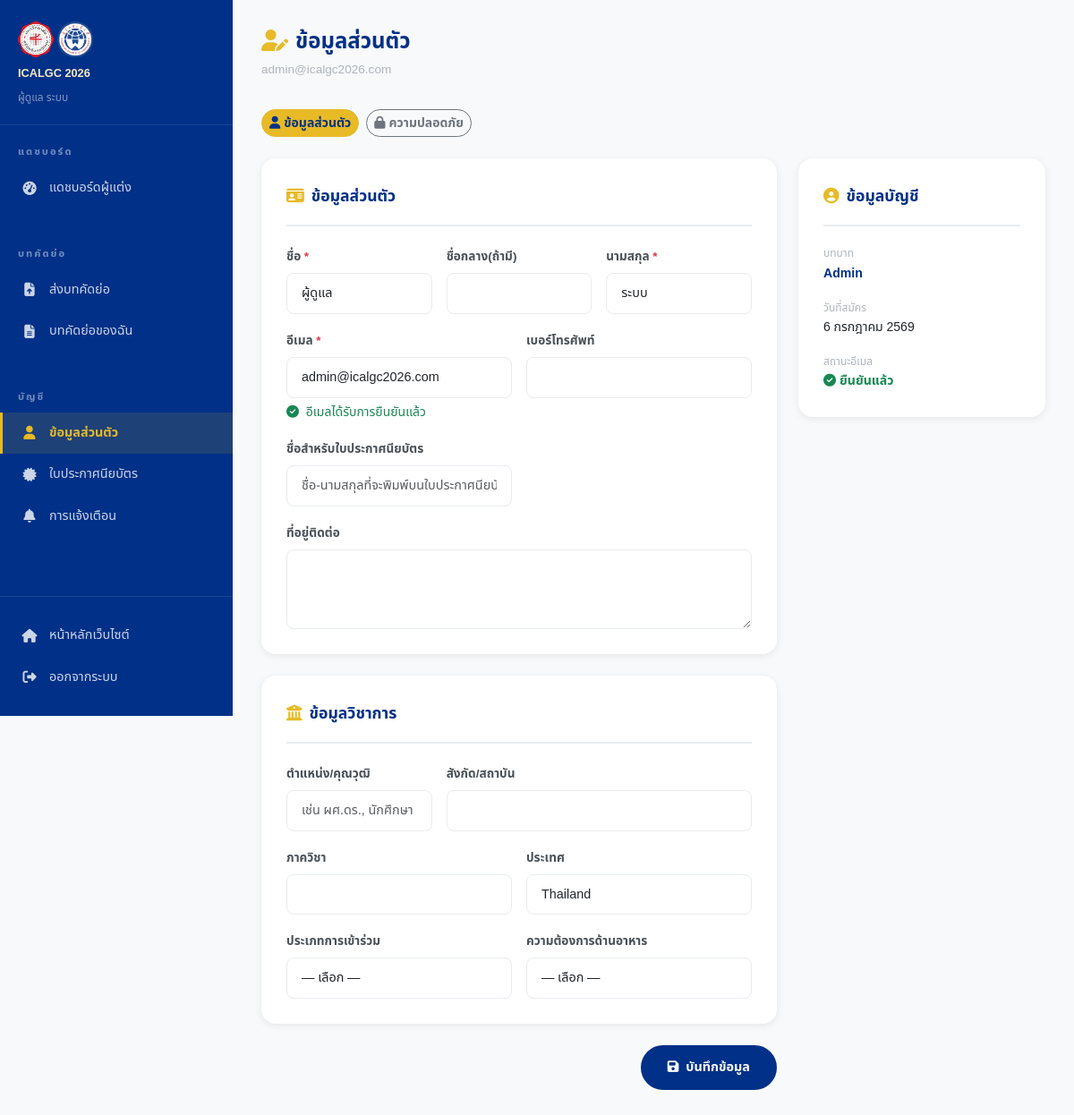
The page /author/profile.php (signed in) on the database its author committed.
### tables this page shows
CREATE TABLE IF NOT EXISTS users (
    id              INT UNSIGNED AUTO_INCREMENT PRIMARY KEY,
    role            VARCHAR(20) NOT NULL DEFAULT 'author' CHECK (role IN ('author','reviewer','admin')),
    title           VARCHAR(20),
    first_name      VARCHAR(100) NOT NULL,
    middle_name     VARCHAR(100),
    last_name       VARCHAR(100) NOT NULL,
    cert_name       VARCHAR(255),
    email           VARCHAR(255) UNIQUE NOT NULL,
    phone           VARCHAR(30),
    affiliation     VARCHAR(255),
    department      VARCHAR(100),
    position        VARCHAR(100),
    country         VARCHAR(100) DEFAULT 'Thailand',
    expertise       TEXT,
    participation_type VARCHAR(20) DEFAULT NULL CHECK (participation_type IN ('presenter','coauthor','participant','student')),
    dietary         VARCHAR(30) DEFAULT NULL,
    dietary_allergy TEXT DEFAULT NULL,
    mailing_address TEXT DEFAULT NULL,
    password_hash   VARCHAR(255) NOT NULL,
    email_verified  BOOLEAN NOT NULL DEFAULT FALSE,
    account_status  VARCHAR(20) NOT NULL DEFAULT 'active' CHECK (account_status IN ('active','suspended','pending')),
    preferred_lang  VARCHAR(5) NOT NULL DEFAULT 'th' CHECK (preferred_lang IN ('th','en')),
    created_at      TIMESTAMP NOT NULL DEFAULT CURRENT_TIMESTAMP,
    updated_at      TIMESTAMP NOT NULL DEFAULT CURRENT_TIMESTAMP ON UPDATE CURRENT_TIMESTAMP,
    INDEX idx_users_email (email),
    INDEX idx_users_role  (role)
);

### app/helpers/functions.php (called while the page is built, shortened)
<?php
function lang(): string
{
    return $_SESSION['lang'] ?? DEFAULT_LANG;
}
function e(string $s): string
{
    return htmlspecialchars($s, ENT_QUOTES | ENT_HTML5, 'UTF-8');
}
function humanDate(string $dateStr, string $lang = ''): string
{
    $ts = strtotime($dateStr);
    if ($lang === 'th') {
        $monthsTh = ['','มกราคม','กุมภาพันธ์','มีนาคม','เมษายน','พฤษภาคม','มิถุนายน',
                       'กรกฎาคม','สิงหาคม','กันยายน','ตุลาคม','พฤศจิกายน','ธันวาคม'];
        $year     = (int)date('Y', $ts) + 543;
        return date('j', $ts) . ' ' . $monthsTh[(int)date('n', $ts)] . ' ' . $year;
    }
    return date('j F Y', $ts);
}
function get(string $key, mixed $default = ''): mixed
{
    return $_GET[$key] ?? $default;
}

### public/author/profile.php (the view, shortened to what this page needs)
<?php
$user   = Auth::user();
$_lang  = lang();
$appUrl = APP_URL;
$uid    = $user['id'];
$tabView  = get('tab', 'profile');
try {
    $db = Database::getInstance();
    $stmt = $db->prepare("SELECT * FROM users WHERE id = :uid");
    $stmt->execute([':uid' => $uid]);
    $dbUser = $stmt->fetch();
} catch (\Throwable $e) {
    error_log($e->getMessage());
    $dbUser = $user;
}
$pageTitle  = $_lang==='th' ? 'ข้อมูลส่วนตัว' : 'My Profile';
?>
<!DOCTYPE html>
<html lang="<?= $_lang ?>">
<head>
  <link href="https://cdn.jsdelivr.net/npm/bootstrap@5.3.3/dist/css/bootstrap.min.css" rel="stylesheet">
  <link href="https://cdnjs.cloudflare.com/ajax/libs/font-awesome/6.5.0/css/all.min.css" rel="stylesheet">
  <link rel="stylesheet" href="<?= $appUrl ?>/assets/css/style.css">
</head>
<body>
<div class="dashboard-wrap">
  <?php require_once __DIR__ . '/../../app/helpers/sidebar_author.php'; ?>
  <main class="dashboard-content">
    <div class="dash-header">
      <h1 class="dash-title">
        <i class="fas fa-user-edit me-2" style="color:var(--gold);"></i><?= e($pageTitle) ?>
      </h1>
      <p class="dash-breadcrumb"><?= e($dbUser['email']) ?></p>
    </div>
    <div class="d-flex gap-2 mb-4">
      <a href="?tab=profile" class="btn btn-sm rounded-pill fw-bold <?= $tabView==='profile'?'btn-warning':'btn-outline-secondary' ?>"
         style="<?= $tabView==='profile'?'background:var(--gold);color:var(--blue-dark);border-color:var(--gold);':'' ?>">
        <i class="fas fa-user me-1"></i><?= $_lang==='th' ? 'ข้อมูลส่วนตัว' : 'Profile' ?>
      </a>
      <a href="?tab=security" class="btn btn-sm rounded-pill fw-bold <?= $tabView==='security'?'btn-warning':'btn-outline-secondary' ?>"
         style="<?= $tabView==='security'?'background:var(--gold);color:var(--blue-dark);border-color:var(--gold);':'' ?>">
        <i class="fas fa-lock me-1"></i><?= $_lang==='th' ? 'ความปลอดภัย' : 'Security' ?>
      </a>
    </div>
    <?php if ($tabView === 'profile'): ?>
    <form method="POST">
      <div class="row g-4">
        <div class="col-lg-8">
          <div class="content-card mb-4">
            <div class="content-card-title">
              <i class="fas fa-id-card me-2" style="color:var(--gold);"></i><?= $_lang==='th' ? 'ข้อมูลส่วนตัว' : 'Personal Information' ?>
            </div>
            <div class="row g-3">
              <div class="col-md-4">
                <label class="form-label fw-bold" style="font-size:.85rem;"><?= $_lang==='th' ? 'ชื่อ' : 'First Name' ?> <span class="text-danger">*</span></label>
                <input type="text" name="first_name" class="form-control" value="<?= e($dbUser['first_name'] ?? '') ?>" required>
              </div>
              <div class="col-md-4">
                <label class="form-label fw-bold" style="font-size:.85rem;"><?= $_lang==='th' ? 'ชื่อกลาง(ถ้ามี)' : 'Middle Name (optional)' ?></label>
                <input type="text" name="middle_name" class="form-control" value="<?= e($dbUser['middle_name'] ?? '') ?>">
              </div>
              <div class="col-md-4">
                <label class="form-label fw-bold" style="font-size:.85rem;"><?= $_lang==='th' ? 'นามสกุล' : 'Last Name' ?> <span class="text-danger">*</span></label>
                <input type="text" name="last_name" class="form-control" value="<?= e($dbUser['last_name'] ?? '') ?>" required>
              </div>
              <div class="col-md-6">
                <label class="form-label fw-bold" style="font-size:.85rem;"><?= $_lang==='th' ? 'อีเมล' : 'Email' ?> <span class="text-danger">*</span></label>
                <input type="email" name="email" class="form-control" value="<?= e($dbUser['email'] ?? '') ?>" required>
                <?php if (!$dbUser['email_verified']): ?>
                  <div class="form-text text-warning">
                    <i class="fas fa-exclamation-triangle me-1"></i>
                    <?= $_lang==='th' ? 'อีเมลยังไม่ได้รับการยืนยัน' : 'Email not verified' ?>
                  </div>
                <?php else: ?>
                  <div class="form-text text-success">
                    <i class="fas fa-check-circle me-1"></i>
                    <?= $_lang==='th' ? 'อีเมลได้รับการยืนยันแล้ว' : 'Email verified' ?>
                  </div>
                <?php endif; ?>
              </div>
              <div class="col-md-6">
                <label class="form-label fw-bold" style="font-size:.85rem;"><?= $_lang==='th' ? 'เบอร์โทรศัพท์' : 'Phone' ?></label>
                <input type="tel" name="phone" class="form-control" value="<?= e($dbUser['phone'] ?? '') ?>">
              </div>
              <div class="col-md-6">
                <label class="form-label fw-bold" style="font-size:.85rem;"><?= $_lang==='th' ? 'ชื่อสำหรับใบประกาศนียบัตร' : 'Name for Certificate' ?></label>
                <input type="text" name="cert_name" class="form-control" value="<?= e($dbUser['cert_name'] ?? '') ?>"
                       placeholder="<?= $_lang==='th' ? 'ชื่อ-นามสกุลที่จะพิมพ์บนใบประกาศนียบัตร' : 'Full name as printed on the certificate' ?>">
              </div>
              <div class="col-12">
                <label class="form-label fw-bold" style="font-size:.85rem;"><?= $_lang==='th' ? 'ที่อยู่ติดต่อ' : 'Mailing Address' ?></label>
                <textarea name="mailing_address" class="form-control" rows="3"><?= e($dbUser['mailing_address'] ?? '') ?></textarea>
              </div>
            </div>
          </div>
          <div class="content-card mb-4">
            <div class="content-card-title">
              <i class="fas fa-university me-2" style="color:var(--gold);"></i><?= $_lang==='th' ? 'ข้อมูลวิชาการ' : 'Academic Information' ?>
            </div>
            <div class="row g-3">
              <div class="col-md-4">
                <label class="form-label fw-bold" style="font-size:.85rem;"><?= $_lang==='th' ? 'ตำแหน่ง/คุณวุฒิ' : 'Position/Title' ?></label>
                <input type="text" name="position" class="form-control" value="<?= e($dbUser['position'] ?? '') ?>"
                       placeholder="<?= $_lang==='th' ? 'เช่น ผศ.ดร., นักศึกษา' : 'e.g. Asst. Prof., PhD Student' ?>">
              </div>
              <div class="col-md-8">
                <label class="form-label fw-bold" style="font-size:.85rem;"><?= $_lang==='th' ? 'สังกัด/สถาบัน' : 'Affiliation/Institution' ?></label>
                <input type="text" name="affiliation" class="form-control" value="<?= e($dbUser['affiliation'] ?? '') ?>">
              </div>
              <div class="col-md-6">
                <label class="form-label fw-bold" style="font-size:.85rem;"><?= $_lang==='th' ? 'ภาควิชา' : 'Department' ?></label>
                <input type="text" name="department" class="form-control" value="<?= e($dbUser['department'] ?? '') ?>">
              </div>
              <div class="col-md-6">
                <label class="form-label fw-bold" style="font-size:.85rem;"><?= $_lang==='th' ? 'ประเทศ' : 'Country' ?></label>
                <input type="text" name="country" class="form-control" value="<?= e($dbUser['country'] ?? '') ?>">
              </div>
              <div class="col-md-6">
                <label class="form-label fw-bold" style="font-size:.85rem;"><?= $_lang==='th' ? 'ประเภทการเข้าร่วม' : 'Participation Type' ?></label>
                <select name="participation_type" class="form-select">
                  <option value=""><?= $_lang==='th' ? '— เลือก —' : '— Select —' ?></option>
                </select>
              </div>
              <div class="col-md-6">
                <label class="form-label fw-bold" style="font-size:.85rem;"><?= $_lang==='th' ? 'ความต้องการด้านอาหาร' : 'Dietary Requirements' ?></label>
                <select name="dietary" id="dietarySelect" class="form-select" onchange="document.getElementById('dietAllergyWrap').style.display = this.value==='allergy' ? 'block' : 'none';">
                  <option value=""><?= $_lang==='th' ? '— เลือก —' : '— Select —' ?></option>
                </select>
              </div>
            </div>
          </div>
          <div class="d-flex justify-content-end">
            <button type="submit" class="btn-primary-custom">
              <i class="fas fa-save me-2"></i><?= $_lang==='th' ? 'บันทึกข้อมูล' : 'Save Profile' ?>
            </button>
          </div>
        </div>
        <div class="col-lg-4">
          <div class="content-card">
            <div class="content-card-title">
              <i class="fas fa-user-circle me-2" style="color:var(--gold);"></i><?= $_lang==='th' ? 'ข้อมูลบัญชี' : 'Account Info' ?>
            </div>
            <div class="d-flex flex-column gap-3" style="font-size:.88rem;">
              <div>
                <div style="font-size:.75rem;color:var(--gray-500);text-transform:uppercase;"><?= $_lang==='th' ? 'บทบาท' : 'Role' ?></div>
                <div style="font-weight:700;color:var(--blue-dark);"><?= ucfirst($dbUser['role']) ?></div>
              </div>
              <div>
                <div style="font-size:.75rem;color:var(--gray-500);text-transform:uppercase;"><?= $_lang==='th' ? 'วันที่สมัคร' : 'Registered' ?></div>
                <div><?= humanDate($dbUser['created_at'], $_lang) ?></div>
              </div>
              <div>
                <div style="font-size:.75rem;color:var(--gray-500);text-transform:uppercase;"><?= $_lang==='th' ? 'สถานะอีเมล' : 'Email Status' ?></div>
                <?php if ($dbUser['email_verified']): ?>
                  <span style="color:#198754;font-weight:600;"><i class="fas fa-check-circle me-1"></i><?= $_lang==='th' ? 'ยืนยันแล้ว' : 'Verified' ?></span>
                <?php else: ?>
                  <span style="color:#dc3545;font-weight:600;"><i class="fas fa-times-circle me-1"></i><?= $_lang==='th' ? 'ยังไม่ยืนยัน' : 'Unverified' ?></span>
                <?php endif; ?>
              </div>
            </div>
          </div>
        </div>
      </div>
    </form>
    <?php endif; ?>
  </main>
</div>
</body>
</html>

### public/assets/css/style.css (style rules this page uses)
:root { --blue-dark: #003087; --blue-mid: #0057b7; --blue-light: #e8f0ff; --gold: #e7ba26; --gold-light: #f5e9c0; --gold-dark: #a07c10; --white: #ffffff; --gray-100: #f8f9fa; --gray-200: #e9ecef; --gray-500: #adb5bd; --gray-700: #495057; --gray-900: #212529; --success: #198754; --danger: #dc3545; --warning: #ffc107; --shadow-sm: 0 2px 8px rgba(0,0,0,.08); --shadow-md: 0 4px 20px rgba(0,0,0,.12); --shadow-lg: 0 8px 40px rgba(0,0,0,.16); --radius: 8px; --radius-lg: 16px; --transition: all 0.25s ease; --font-th: 'Noto Sans Thai', 'Sarabun', sans-serif; --font-en: 'Inter', 'Segoe UI', Arial, sans-serif; }
*, *::before, *::after { box-sizing: border-box; margin: 0; padding: 0; }
html { scroll-behavior: smooth; font-size: 16px; height: 100%; }
body { font-family: var(--font-th); color: var(--gray-900); background: var(--white); line-height: 1.7; -webkit-font-smoothing: antialiased; min-height: 100%; }
h1, h2, h3, h4, h5, h6 { font-weight: 700; line-height: 1.3; }
a { color: var(--blue-mid); text-decoration: none; transition: var(--transition); }
.btn-primary-custom { background: var(--blue-dark); color: var(--white); border: 2px solid var(--blue-dark); padding: 11px 28px; border-radius: 30px; font-weight: 700; font-size: .9rem; transition: var(--transition); display: inline-block; }
.form-control, .form-select { border: 1.5px solid var(--gray-200); border-radius: var(--radius); padding: 11px 16px; font-size: .9rem; transition: var(--transition); background: var(--white); color: var(--gray-900); }
.form-label { font-weight: 600; font-size: .88rem; color: var(--gray-700); margin-bottom: 6px; }
.dashboard-wrap { display: flex; min-height: 100vh; background: var(--gray-100); }
.dashboard-content { flex: 1; padding: 32px; overflow-x: hidden; }
.dash-header { margin-bottom: 32px; }
.dash-title { font-size: 1.5rem; font-weight: 800; color: var(--blue-dark); margin-bottom: 4px; }
.dash-breadcrumb { font-size: .85rem; color: var(--gray-500); }
.content-card { background: var(--white); border-radius: var(--radius-lg); box-shadow: var(--shadow-sm); padding: 28px; margin-bottom: 24px; }
.content-card-title { font-size: 1.1rem; font-weight: 700; color: var(--blue-dark); padding-bottom: 16px; margin-bottom: 20px; border-bottom: 2px solid var(--gray-200); }

### rows shown on the page
users: email "admin@icalgc2026.com", first_name "ผู้ดูแล", last_name "ระบบ", country "Thailand", role "Admin", created_at "6 กรกฎาคม 2569"

### other values the page prints
$user['name'] "ผู้ดูแล ระบบ"
t('author.dashboard') "แดชบอร์ดผู้แต่ง"
t('author.submit_paper') "ส่งบทคัดย่อ"
t('author.my_papers') "บทคัดย่อของฉัน"
t('author.certificates') "ใบประกาศนียบัตร"
t('notif.title') "การแจ้งเตือน"
t('nav.logout') "ออกจากระบบ"
$pageTitle "ข้อมูลส่วนตัว"
